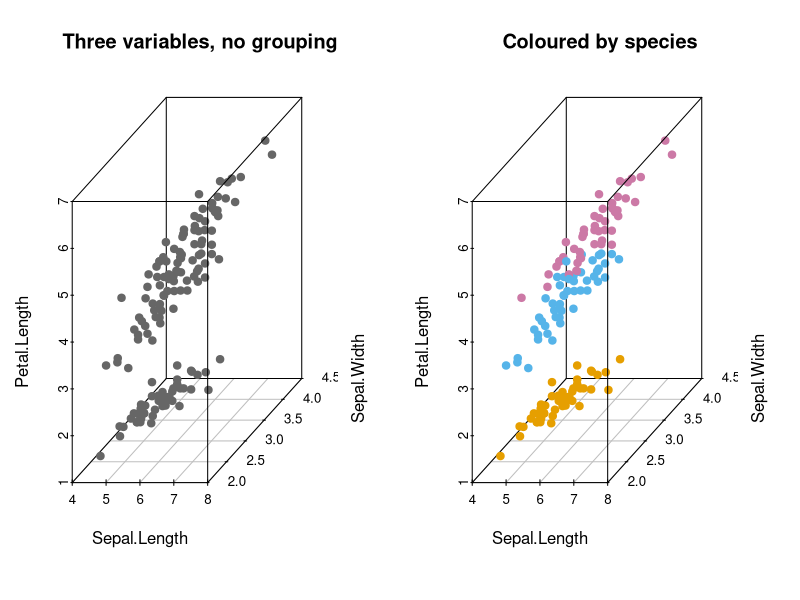
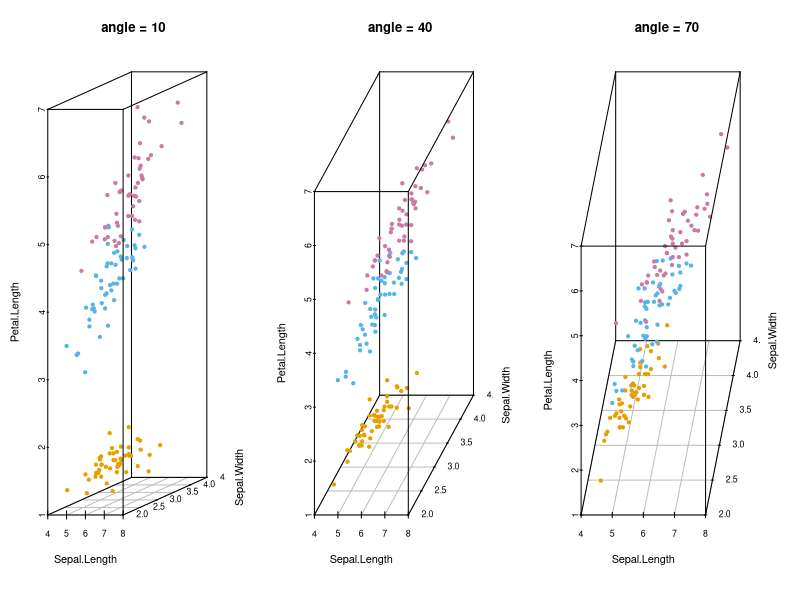
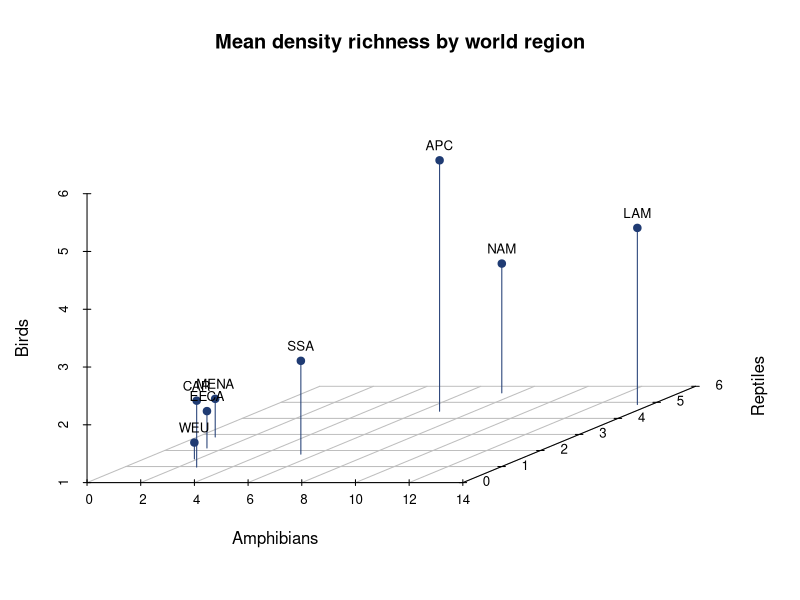
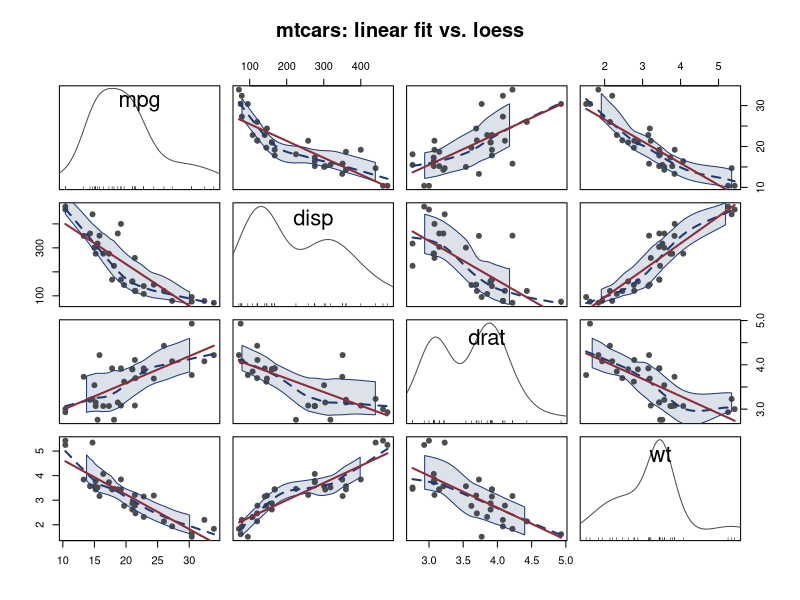
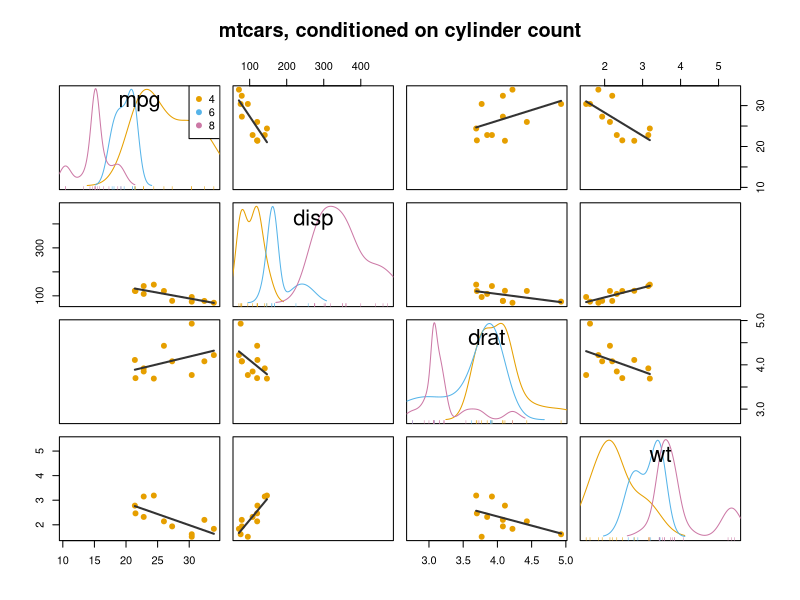
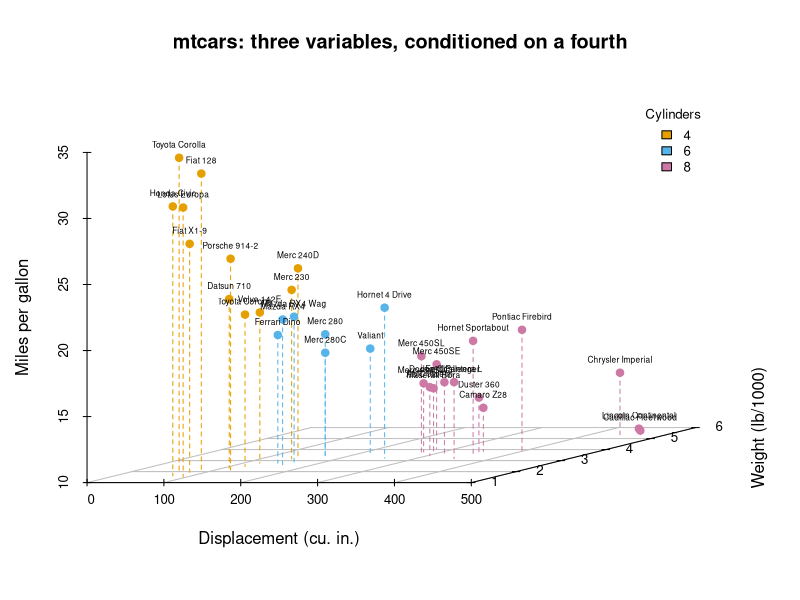
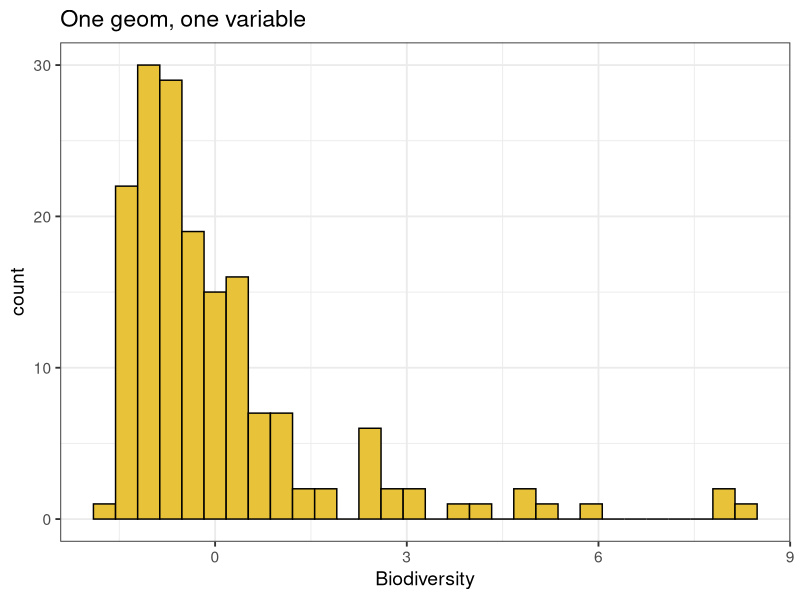
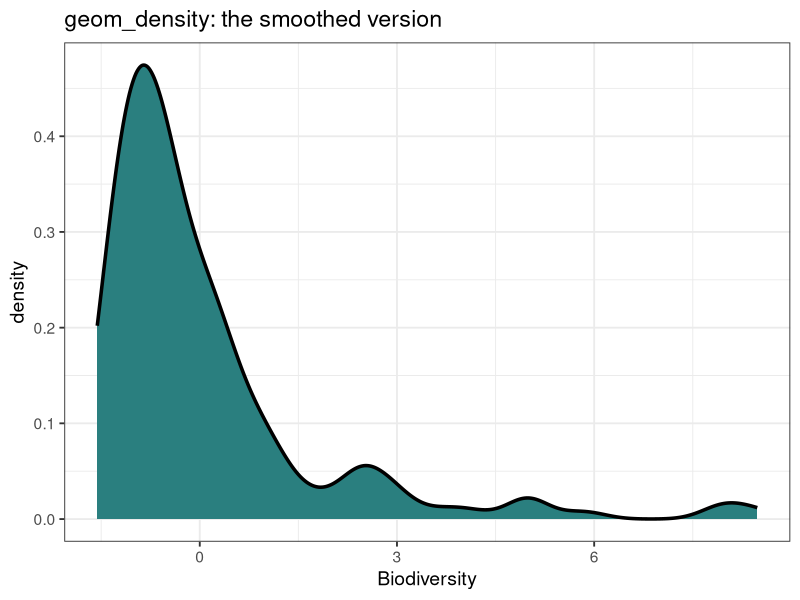

These charts were generated, in order, by the following R code:
## ============================================================================
##  MS_LJMR :: 03_VisualizationII.R — Data Visualization II
##
##  Original authors: BIOL 943 course team
##                    (Jorge Soberón, Laura Jiménez & Marlon E. Cobos,
##                     University of Kansas)
##  Revised for the MS_LJMR edition by: Luis J. Madrigal-Roca
##
##  Revised from 03_VisualizationII.R ("Session 5: Visualization, Part 2").
##  The original set a working directory, read BiodivCountries.csv by hard-coded
##  COLUMN NUMBERS (3, 28:31, 34:36) and called x11(). Here the biodiversity
##  columns are selected by NAME — the same names 04_Clustering.R uses, which
##  the seeded fallback in 00_utils.R also emits — so the script survives any
##  reordering of the real file.
##
##  Where this sits in the course
##  -----------------------------
##  Session I showed the R view one pair at a time. Two variables fit on paper
##  and three fit in a projection; beyond that, plotting stops being an option
##  and ordination takes over. This session pushes direct display to its limit
##  so that the need for Chapters 2-3 is felt rather than asserted.
## ============================================================================

##  PLAIN CLASSROOM EDITION
##  Generated from R/03_VisualizationII.R by scripts/make_class_src.py --
##  edit R/03_VisualizationII.R and regenerate; changes made here will be overwritten.
## ============================================================================

# R packages required
#install.packages("scatterplot3d")
#install.packages("car")
library(scatterplot3d)
library(car)

# Working directory
#   Point this at the folder that holds this session's data. Every file
#   name below is resolved relative to it, so the script and its data have
#   to travel together -- or at least stay in step.
#
#   This session reads: BiodivCountries.csv, BiodiversityCountriesPCValues.csv
setwd("YOUR/DIRECTORY")

# Built-in data sets used below
data(iris)
data(mtcars)

has3d <- requireNamespace("scatterplot3d", quietly = TRUE)
hascar <- requireNamespace("car", quietly = TRUE)

## ---- 1. Three dimensions, drawn honestly -----------------------------------

pal  <- c("#E69F00", "#56B4E9", "#CC79A6")

if (has3d) {
  # Wide figure: widen the Plot pane, or open a sized device first --
  #   dev.new(width = 11, height = 5.5)
  op <- par(mfrow = c(1, 2), mar = c(3, 3, 3, 1))
  scatterplot3d::scatterplot3d(iris[, 1:3], pch = 19, color = "grey40",
                               main = "Three variables, no grouping")
  scatterplot3d::scatterplot3d(iris[, 1:3], pch = 19, color = pal[iris$Species],
                               main = "Coloured by species")
  par(op)
} else {
  message("scatterplot3d not installed - skipping the 3-D iris panel.")
}

## A 3-D scatter is still a 2-D picture: the third axis is a projection chosen
## by `angle`, and the apparent structure changes with it. Rotating through a
## few angles is the cheapest demonstration that "seeing" >2 dimensions always
## means choosing a projection — which is exactly what PCA automates, except it
## chooses the projection by maximizing variance instead of by eye.
if (has3d) {
  # Wide figure: widen the Plot pane, or open a sized device first --
  #   dev.new(width = 13, height = 4.5)
  op <- par(mfrow = c(1, 3), mar = c(3, 3, 3, 1))
  for (a in c(10, 40, 70))
    scatterplot3d::scatterplot3d(iris[, 1:3], pch = 19, color = pal[iris$Species],
                                 angle = a, main = paste("angle =", a))
  par(op)
}

## ---- 2. Aggregating a real table before plotting it ------------------------
## 186 countries is too many points to label. Aggregating to world regions
## turns an unreadable cloud into eight labelled points — the same move
## 04_Clustering.R makes before hierarchical clustering, and the same columns.
biodiv <- read.csv("data/BiodivCountries.csv", stringsAsFactors = TRUE)
rich   <- c("AmphRich", "Rept_rich", "BirdRich", "MamsRich")
dens   <- c("DensAmphRich", "DensRept_rich", "DensBirdRich", "DensMamsRich")

## The real BiodivCountries.csv is incomplete, so aggregate with na.rm = TRUE
## rather than dropping whole countries for one missing value.
agg <- aggregate(biodiv[, c(rich, dens)],
                 by = list(Region = biodiv$RegionCode),
                 FUN = function(x) mean(x, na.rm = TRUE))
M   <- as.matrix(agg[, -1]); rownames(M) <- agg$Region
cat("Regional means:\n"); print(round(M[, rich], 1))

if (has3d) {
  par(mfrow = c(1, 1))
  s3d <- scatterplot3d::scatterplot3d(
    M[, c("DensAmphRich", "DensRept_rich", "DensBirdRich")],
    pch = 19, color = "#1f3b73",
    type = "h",              # drop lines to the floor: restores depth cues
    xlab = "Amphibians", ylab = "Reptiles", zlab = "Birds",
    main = "Mean density richness by world region", box = FALSE, angle = 25)
  ## xyz.convert() maps the 3-D coordinates onto the 2-D page, which is what
  ## makes it possible to add ordinary text() labels to a 3-D plot.
  co <- s3d$xyz.convert(M[, c("DensAmphRich", "DensRept_rich", "DensBirdRich")])
  text(co$x, co$y, labels = rownames(M), cex = .8, pos = 3)

}

## ---- 3. Scatterplot matrices with structure added --------------------------
## car::scatterplotMatrix() is pairs() plus a linear fit, a loess curve and a
## marginal density per panel. The loess is the useful part: it shows whether
## the linear summary that PCA and regression both assume is defensible.
cars <- mtcars
if (hascar) {
  par(mfrow = c(1, 1))
  car::scatterplotMatrix(~ mpg + disp + drat + wt, data = cars,
                         regLine = list(col = "#8c2d3a"),
                         smooth  = list(col.smooth = "#1f3b73",
                                        col.spread = "#1f3b73"),
                         col = "grey30", pch = 19,
                         main = "mtcars: linear fit vs. loess")


  ## Conditioning on a factor splits every panel by group. When groups have
  ## different slopes, a single global ordination will average them away.
  par(mfrow = c(1, 1))
  car::scatterplotMatrix(~ mpg + disp + drat + wt | factor(cyl), data = cars,
                         regLine = list(col = "grey20"), smooth = FALSE,
                         col = pal, pch = 19,
                         main = "mtcars, conditioned on cylinder count")

} else {
  message("car not installed - skipping the scatterplot-matrix panels.")
}

## ---- 4. Putting it together: labelled, coloured, conditioned 3-D -----------
if (has3d) {
  cyl_col <- pal[factor(cars$cyl)]
  par(mfrow = c(1, 1))
  s3d <- scatterplot3d::scatterplot3d(
    cars$disp, cars$wt, cars$mpg,
    color = cyl_col, pch = 19, type = "h", lty.hplot = 2, scale.y = .75,
    xlab = "Displacement (cu. in.)", ylab = "Weight (lb/1000)",
    zlab = "Miles per gallon", box = FALSE, angle = 20,
    main = "mtcars: three variables, conditioned on a fourth")
  co <- s3d$xyz.convert(cars$disp, cars$wt, cars$mpg)
  text(co$x, co$y, labels = rownames(cars), pos = 3, cex = .5)
  legend("topright", inset = .05, bty = "n", cex = .8,
         title = "Cylinders", legend = levels(factor(cars$cyl)), fill = pal)

}

## ============================================================================
##  5. THE GRAMMAR OF GRAPHICS
## ============================================================================
##  Everything above is base graphics: you issue drawing commands in order.
##  ggplot2 works differently -- you declare a MAPPING from variables to visual
##  channels (aes) and then add layers (geoms) that render it. The payoff is
##  that conditioning on a factor stops being a loop and becomes one more term.
##
##  Data: the biodiversity table reduced to its principal components, which is
##  also a preview of Chapter 4 -- Biodiversity is PC1 of the area-corrected
##  richness variables (75.9% of their variance), Governance summarises 14
##  variables (86.7%), Wealth 3 (55.7%) and Capacity_no_GEF 19 (55.3%).
if (requireNamespace("ggplot2", quietly = TRUE)) {
  library(ggplot2)
  m3 <- read.csv("data/BiodiversityCountriesPCValues.csv", stringsAsFactors = TRUE)
  cat("\nBiodiversity PC table:", nrow(m3), "countries x", ncol(m3), "columns\n")
  cat("  ", paste(names(m3), collapse = ", "), "\n")

  ## ggplot() returns an OBJECT. At the console it prints itself and you see the
  ## plot; inside a function or a loop you must print() it explicitly, or
  ## nothing is drawn. This catches everyone once.
  p1 <- ggplot(data = m3, mapping = aes(x = Biodiversity))

  par(mfrow = c(1, 1))
  print(p1 + geom_histogram(colour = "black", fill = "#e8c33a", bins = 30) +
          theme_bw(base_size = 14) +
          labs(title = "One geom, one variable")) #+
          #theme(panel.grid = element_blank())
my_theme <- theme_bw() + theme(panel.grid = element_blank())

  ## the same mapping, a different geom: density instead of counts
  par(mfrow = c(1, 1))
  print(p1 + geom_density(colour = "black", linewidth = 1.2, fill = "#2a7f7f") +
          theme_bw(base_size = 14) +
          labs(title = "geom_density: the smoothed version")) #+
    #my_theme
  
  my_theme <- theme_bw() + theme(panel.grid = element_blank())

  ## ---- boxplots against a categorical variable -----------------------------
  ##  Hinges are the 1st and 3rd quartiles; whiskers reach the furthest point
  ##  within 1.5 x IQR of the hinge; anything past them is drawn as a point
  ##  (Tukey). The notch spans 1.58 x IQR/sqrt(n) and gives a rough 95% interval
  ##  for the median, so non-overlapping notches suggest different medians
  ##  (McGill et al. 1978).
  par(mfrow = c(1, 1))
  print(ggplot(data = m3, mapping = aes(x = RegionCode, y = Biodiversity)) +
          geom_boxplot(outlier.shape = 3, notch = FALSE) +
          my_theme +
          labs(title = "Biodiversity by world region"))


  ## the same plot with the raw points jittered on top, coloured by region:
  ## a boxplot hides n, and n is often the whole story
  par(mfrow = c(1, 1))
  print(ggplot(m3, aes(x = GDPgroup, y = Biodiversity)) +
          geom_boxplot(outlier.shape = 3, notch = TRUE) +
          geom_jitter(aes(colour = RegionCode),
                      position = position_jitter(width = .2), size = 2) +
          theme_bw(base_size = 13) +
          labs(title = "Boxplot + the points it summarises"))


  ## ---- facets: the same plot, once per group -------------------------------
  ##  facet_wrap() is the grammar's answer to "does this relationship hold in
  ##  every region?" -- the question a single pooled regression cannot answer.
  par(mfrow = c(1, 1))
  print(ggplot(m3, aes(x = Wealth, y = Biodiversity)) +
          geom_point(aes(colour = GDPgroup)) +
          stat_smooth(method = lm, formula = y ~ x,
                      colour = "#8c2d3a", fill = "#e8c33a") +
          facet_wrap(~ RegionCode, scales = 'free') + my_theme +
          labs(title = "Wealth vs biodiversity, one panel per region"))


  ## facet_grid() crosses two factors instead of wrapping one
  par(mfrow = c(1, 1))
  print(ggplot(m3, aes(x = Governance, y = Biodiversity)) +
          geom_point(aes(colour = RegionCode)) +
          stat_smooth(method = lm, formula = y ~ x, colour = "#8c2d3a") +
          facet_grid(Landlock ~ GDPgroup) + my_theme +
          labs(title = "Landlocked (rows) x GDP group (columns)"))


  ## ---- a continuous variable mapped to colour ------------------------------
  par(mfrow = c(1, 1))
  print(ggplot(m3, aes(x = Governance, y = Capacity_no_GEF)) +
          geom_point(aes(colour = Biodiversity), size = 3) +
          geom_point(shape = 1, size = 3, colour = "grey30") +
          scale_colour_gradientn(colours = hcl.colors(5, "Viridis")) +
          theme_bw(base_size = 13) +
          labs(title = "Three variables, no third axis"))

} else {
  message("Skipped: the ggplot2 section.  Install with: install.packages(c(\"ggplot2\"))")
}

## Four variables took every device available — colour, height, position and
## text. A fifth would not fit. That ceiling is the argument for ordination.
cat("\n[03_VisualizationII] done.\n")
